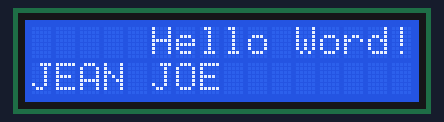
Simulated run of this sketch. Board: Arduino Uno, built with avr-gcc and run on an emulated ATmega328P. On the bench: 16×2 character LCD.

Above: at 0.1 s.
At 1.6 s:
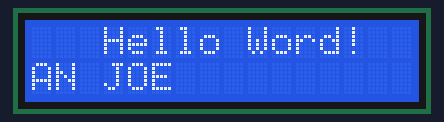
At 2.6 s:
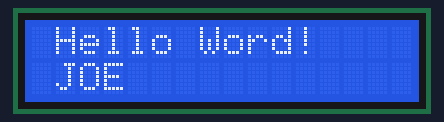
At 4.1 s:
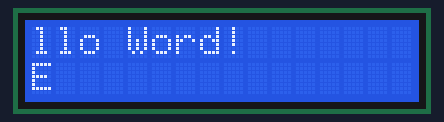
At 5.6 s:
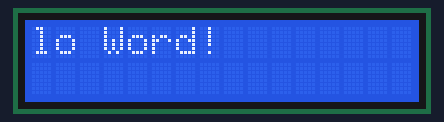
At 8.1 s:
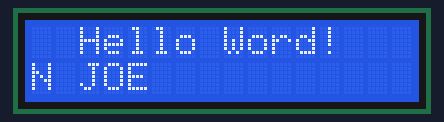

The sketch:

sketch_placanome.ino
```cpp
#include <LiquidCrystal.h>

LiquidCrystal lcd(12, 11, 5, 4, 3, 2);

void setup() {
  lcd.begin(16,2);

}

void loop() {
  lcd.clear();
  //delay(500);
  lcd.setCursor(5, 0);
  lcd.print("Hello Word! ");
  lcd.setCursor(0, 1);
  lcd.print("JEAN JOE");
  delay(1000);

  for(int posicao = 0; posicao < 9; posicao++){
    lcd.scrollDisplayLeft();
    delay(500);
  }

  for(int posicao = 0; posicao < 6; posicao++){
    lcd.scrollDisplayRight();
    delay(500);
  }
}
```

Measured:
- by itself, everything shown: repeats every 8.5 s, in 16 steps
- what the display in image 1 shows lasts 0.5 s, from 1.6 s to 2.1 s
